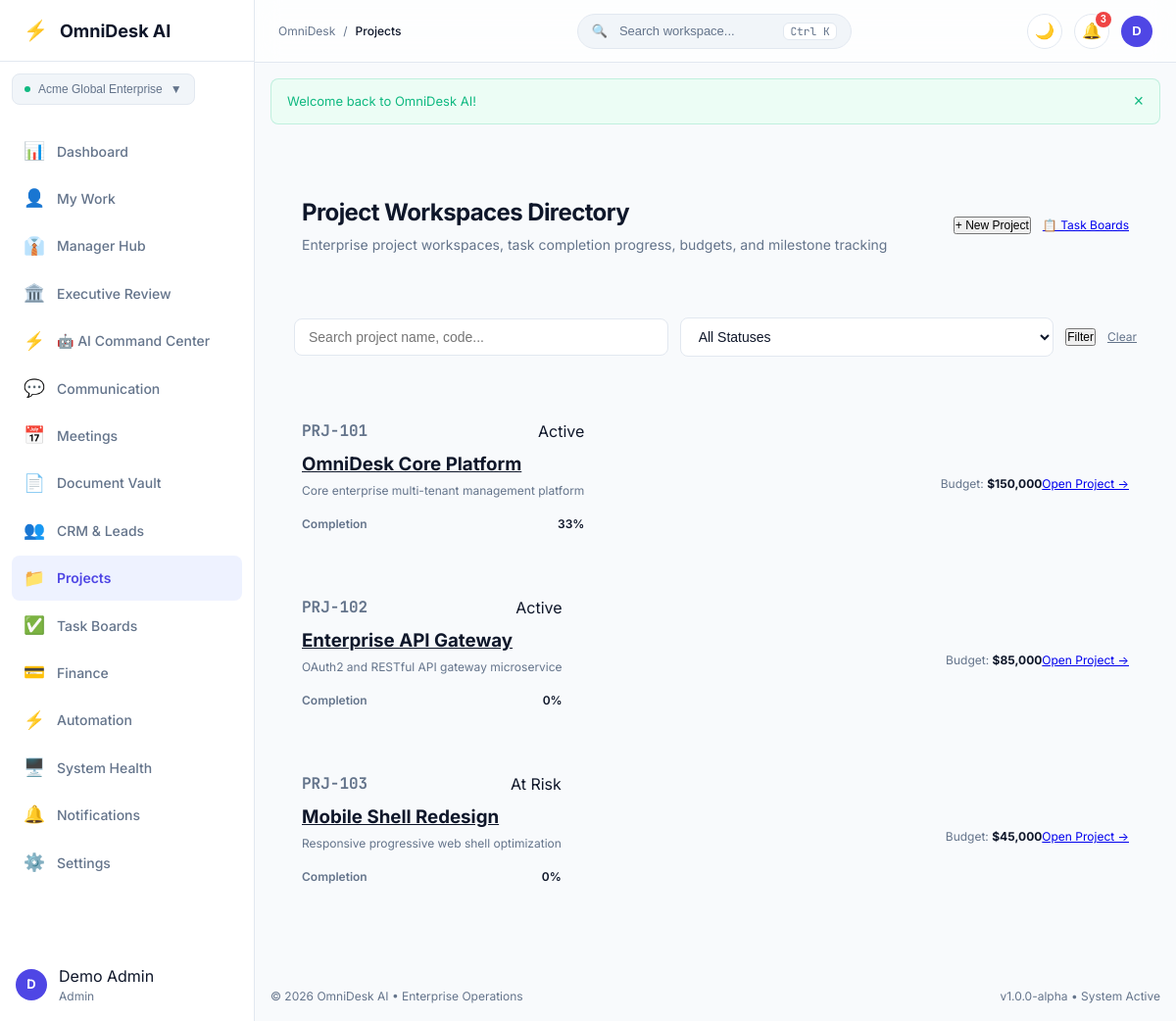
Screenshot of /projects (signed in) with the database file from the repository.
### tables this page shows
CREATE TABLE IF NOT EXISTS `workspaces` (
    `id`          INT UNSIGNED NOT NULL AUTO_INCREMENT,
    `name`        VARCHAR(100) NOT NULL,
    `slug`        VARCHAR(100) NOT NULL,
    `type`        VARCHAR(30)  NOT NULL DEFAULT 'company' COMMENT 'company | team | department | personal',
    `owner_id`    INT UNSIGNED NOT NULL,
    `created_at`  DATETIME     NOT NULL DEFAULT CURRENT_TIMESTAMP,
    `updated_at`  DATETIME     NOT NULL DEFAULT CURRENT_TIMESTAMP ON UPDATE CURRENT_TIMESTAMP,

    PRIMARY KEY (`id`),
    UNIQUE KEY `uq_workspaces_slug` (`slug`),
    KEY `idx_workspaces_owner` (`owner_id`),
    CONSTRAINT `fk_ws_owner` FOREIGN KEY (`owner_id`)
        REFERENCES `users` (`id`) ON DELETE CASCADE ON UPDATE CASCADE

);

CREATE TABLE IF NOT EXISTS `projects` (
    `id`              INT UNSIGNED   NOT NULL AUTO_INCREMENT,
    `workspace_id`    INT UNSIGNED   NOT NULL,
    `code`            VARCHAR(30)    NOT NULL,
    `name`            VARCHAR(150)   NOT NULL,
    `slug`            VARCHAR(150)   NOT NULL,
    `description`     TEXT           DEFAULT NULL,
    `customer_id`     INT UNSIGNED   DEFAULT NULL,
    `manager_id`      INT UNSIGNED   DEFAULT NULL,
    `status`          VARCHAR(30)    NOT NULL DEFAULT 'active' COMMENT 'planning | active | on_hold | at_risk | completed | cancelled | archived',
    `priority`        VARCHAR(30)    NOT NULL DEFAULT 'medium' COMMENT 'low | medium | high | urgent',
    `start_date`      DATE           DEFAULT NULL,
    `due_date`        DATE           DEFAULT NULL,
    `completion_date` DATE           DEFAULT NULL,
    `budget`          DECIMAL(12,2)  NOT NULL DEFAULT 0.00,
    `progress`        INT UNSIGNED   NOT NULL DEFAULT 0 COMMENT '0..100 percentage',
    `created_by`      INT UNSIGNED   DEFAULT NULL,
    `created_at`      DATETIME       NOT NULL DEFAULT CURRENT_TIMESTAMP,
    `updated_at`      DATETIME       NOT NULL DEFAULT CURRENT_TIMESTAMP ON UPDATE CURRENT_TIMESTAMP,
    `archived_at`     DATETIME       DEFAULT NULL,

    PRIMARY KEY (`id`),
    UNIQUE KEY `uq_proj_ws_code` (`workspace_id`, `code`),
    KEY `idx_proj_ws`       (`workspace_id`),
    KEY `idx_proj_status`   (`status`),
    KEY `idx_proj_manager`  (`manager_id`),
    CONSTRAINT `fk_proj_ws` FOREIGN KEY (`workspace_id`)
        REFERENCES `workspaces` (`id`) ON DELETE CASCADE ON UPDATE CASCADE,
    CONSTRAINT `fk_proj_cust` FOREIGN KEY (`customer_id`)
        REFERENCES `customers` (`id`) ON DELETE SET NULL ON UPDATE CASCADE,
    CONSTRAINT `fk_proj_mgr` FOREIGN KEY (`manager_id`)
        REFERENCES `users` (`id`) ON DELETE SET NULL ON UPDATE CASCADE

);

### modules/Projects/views/index.php (the view, shortened to what the rows shown need)
<?php
$projects = $result['data'] ?? [];
?>
<?php require_once MODULES_PATH . '/Shared/views/app_shell_start.php'; ?>
<div class="card card-glass p-6 mb-6">
    <div class="flex items-center justify-between flex-wrap gap-4">
        <div>
            <h1 class="text-2xl font-bold tracking-tight mb-1">Project Workspaces Directory</h1>
            <p class="text-muted text-sm mb-0">Enterprise project workspaces, task completion progress, budgets, and milestone tracking</p>
        </div>
        <div class="flex items-center gap-3">
            <button type="button" class="btn btn-primary text-xs py-1.5 px-3" onclick="document.getElementById('newProjectModal').classList.add('active')">+ New Project</button>
            <a href="<?= url('/tasks/kanban') ?>" class="btn btn-secondary text-xs py-1.5 px-3">📋 Task Boards</a>
        </div>
    </div>
</div>
<div class="card p-4 mb-6">
    <form action="<?= url('/projects') ?>" method="GET" class="flex items-center gap-3 flex-wrap m-0 text-xs">
        <input type="text" name="search" class="form-input text-xs py-1.5 px-3 w-64" placeholder="Search project name, code..." value="<?= e($_GET['search'] ?? '') ?>">
        <select name="status" class="form-input text-xs py-1.5 px-3 w-auto">
            <option value="">All Statuses</option>
        </select>
        <button type="submit" class="btn btn-secondary text-xs py-1.5 px-3">Filter</button>
        <a href="<?= url('/projects') ?>" class="text-xs text-muted">Clear</a>
    </form>
</div>
<div class="grid grid-cols-3 gap-6 mb-6">
    <?php if (!empty($projects)): ?>
        <?php foreach ($projects as $p): ?>
            <div class="card p-6 flex flex-col justify-between hover:shadow border">
                <div>
                    <div class="flex items-center justify-between gap-2 mb-2">
                        <span class="font-mono text-2xs text-muted font-bold uppercase"><?= e($p['code']) ?></span>
                        <span class="badge <?= $p['status'] === 'completed' ? 'badge-success' : ($p['status'] === 'at_risk' ? 'badge-danger' : 'badge-brand') ?> capitalize">
                            <?= e(str_replace('_', ' ', $p['status'])) ?>
                        </span>
                    </div>
                    <h3 class="font-bold text-base text-main mb-1">
                        <a href="<?= url('/projects/show?id=' . $p['id']) ?>" class="hover:underline text-main">
                            <?= e($p['name']) ?>
                        </a>
                    </h3>
                    <p class="text-xs text-muted mb-4 line-clamp-2"><?= e($p['description'] ?: 'No description provided.') ?></p>
                    <div class="mb-4">
                        <div class="flex justify-between text-xs font-semibold mb-1">
                            <span class="text-muted">Completion</span>
                            <span class="text-main"><?= e($p['progress']) ?>%</span>
                        </div>
                    </div>
                </div>
                <div class="pt-3 border-t flex justify-between items-center text-xs">
                    <span class="text-muted">Budget: <strong class="text-main">$<?= number_format($p['budget'], 0) ?></strong></span>
                    <a href="<?= url('/projects/show?id=' . $p['id']) ?>" class="btn btn-secondary text-2xs py-1 px-3">Open Project &rarr;</a>
                </div>
            </div>
        <?php endforeach; ?>
    <?php else: ?>
        <div class="col-span-3 card p-8 text-center text-muted">
            No projects found matching criteria.
        </div>
    <?php endif; ?>
</div>
<?php require_once MODULES_PATH . '/Shared/views/app_shell_end.php'; ?>

### core/Router.php (shortened to what the rows shown need)
<?php
class Router
{
    private array $routes = [
        'GET'  => [],
        'POST' => [],
    ];
    public function dispatch(): void
    {
        $method = strtoupper($_SERVER['REQUEST_METHOD'] ?? 'GET');
        $uri    = $this->normalizeUri($_SERVER['REQUEST_URI'] ?? '/');
        foreach ($this->routes[$method] as $pattern => $routeInfo) {
            $params = $this->matchRoute($pattern, $uri);
            if ($params !== null) {
                $this->callHandler($routeInfo['handler'], $params);
                return;
            }
        }
    }
    private function addRoute(string $method, string $path, callable|array $handler, array $middleware = []): void
    {
        $pattern = $this->pathToPattern($path);
        $this->routes[$method][$pattern] = [
            'handler'    => $handler,
            'middleware' => $middleware,
        ];
    }
    private function pathToPattern(string $path): string
    {
        $pattern = preg_replace_callback(
            '/\{([a-zA-Z_][a-zA-Z0-9_]*)\}/',
            fn($m) => '(?P<' . $m[1] . '>[^/]+)',
            $path
        );
        return '#^' . $pattern . '$#';
    }
    private function matchRoute(string $pattern, string $uri): ?array
    {
        if (!preg_match($pattern, $uri, $matches)) {
            return null;
        }
        return array_filter(
            $matches,
            fn($k) => is_string($k),
            ARRAY_FILTER_USE_KEY
        );
    }
    private function callHandler(callable|array $handler, array $params): void
    {
        if (is_array($handler)) {
            [$class, $method] = $handler;
            $instance = new $class();
            $instance->$method($params);
            return;
        }
    }
    private function normalizeUri(string $uri): string
    {
        $path = parse_url($uri, PHP_URL_PATH) ?? '/';
        $path = '/' . trim($path, '/');
        $path = preg_replace('#/+#', '/', $path);
        return $path === '' ? '/' : $path;
    }
}

### modules/Shared/views/app_shell_start.php (shortened to what the rows shown need)
<?php
$currentUser = \Core\Auth::user();
$currentRoute = parse_url($_SERVER['REQUEST_URI'] ?? '/', PHP_URL_PATH);
$navItems = [
    ['key' => 'dashboard',     'label' => 'Dashboard',          'icon' => '📊', 'url' => '/dashboard',         'perm' => 'dashboard.view'],
    ['key' => 'my-work',       'label' => 'My Work',            'icon' => '👤', 'url' => '/my-work',           'perm' => 'dashboard.view'],
    ['key' => 'manager',       'label' => 'Manager Hub',        'icon' => '👔', 'url' => '/manager',           'perm' => 'dashboard.view'],
    ['key' => 'executive',     'label' => 'Executive Review',   'icon' => '🏛️', 'url' => '/executive',         'perm' => 'dashboard.view'],
    ['key' => 'ai',            'label' => '🤖 AI Command Center','icon' => '⚡', 'url' => '/ai/command-center', 'perm' => 'dashboard.view'],
    ['key' => 'communication', 'label' => 'Communication',      'icon' => '💬', 'url' => '/communication',     'perm' => 'dashboard.view'],
    ['key' => 'meetings',      'label' => 'Meetings',           'icon' => '📅', 'url' => '/meetings',          'perm' => 'dashboard.view'],
    ['key' => 'documents',     'label' => 'Document Vault',     'icon' => '📄', 'url' => '/documents',         'perm' => 'documents.view'],
    ['key' => 'crm',           'label' => 'CRM & Leads',        'icon' => '👥', 'url' => '/crm',               'perm' => 'crm.view'],
    ['key' => 'projects',      'label' => 'Projects',           'icon' => '📁', 'url' => '/projects',          'perm' => 'projects.view'],
    ['key' => 'tasks',         'label' => 'Task Boards',        'icon' => '✅', 'url' => '/tasks',             'perm' => 'tasks.view'],
    ['key' => 'finance',       'label' => 'Finance',            'icon' => '💳', 'url' => '/finance',           'perm' => 'finance.view'],
    ['key' => 'automation',    'label' => 'Automation',         'icon' => '⚡', 'url' => '/automation',        'perm' => 'settings.view'],
    ['key' => 'operations',    'label' => 'System Health',      'icon' => '🖥️', 'url' => '/operations/health', 'perm' => 'settings.view'],
    ['key' => 'notifications', 'label' => 'Notifications',      'icon' => '🔔', 'url' => '/notifications',     'perm' => 'notifications.view'],
    ['key' => 'settings',      'label' => 'Settings',           'icon' => '⚙️', 'url' => '/settings',          'perm' => 'settings.view'],
];
?>
<?php require_once __DIR__ . '/header.php'; ?>
<body class="bg-app text-main antialiased app-body">
    <div class="app-layout">
        <aside class="app-sidebar" id="appSidebar">
            <div class="sidebar-header">
                <a href="<?= url('/dashboard') ?>" class="brand-link">
                    <span class="brand-icon">⚡</span>
                    <span class="brand-title"><?= e(APP_NAME) ?></span>
                </a>
            </div>
            <div class="sidebar-workspace p-3">
                <?php
                $currActiveWs = \Core\DashboardService::getActiveWorkspace($currentUser['id'] ?? 0);
                ?>
                <div class="dropdown-wrapper w-full">
                    <button type="button" class="workspace-badge w-full justify-between cursor-pointer" id="wsDropdownBtn">
                        <div class="flex items-center gap-2 truncate">
                            <span class="ws-dot"></span>
                            <span class="ws-name truncate font-medium"><?= e($currActiveWs['name']) ?></span>
                        </div>
                        <span class="text-xs text-muted">▼</span>
                    </button>
                </div>
            </div>
            <nav class="sidebar-nav">
                <ul class="nav-list">
                    <?php foreach ($navItems as $item): ?>
                        <?php if (\Core\Auth::hasPermission($item['perm'])): ?>
                            <?php $isActive = str_starts_with($currentRoute, $item['url']); ?>
                            <li class="nav-item">
                                <a href="<?= url($item['url']) ?>" class="nav-link <?= $isActive ? 'active' : '' ?>">
                                    <span class="nav-icon"><?= $item['icon'] ?></span>
                                    <span class="nav-label"><?= e($item['label']) ?></span>
                                </a>
                            </li>
                        <?php endif; ?>
                    <?php endforeach; ?>
                </ul>
            </nav>
            <div class="sidebar-footer p-4">
                <div class="user-pill flex items-center gap-3">
                    <div class="avatar-circle">
                        <?= e(strtoupper(substr($currentUser['first_name'] ?? 'U', 0, 1))) ?>
                    </div>
                    <div class="user-info flex-1 min-w-0">
                        <div class="user-name truncate"><?= e($currentUser['full_name'] ?? 'User') ?></div>
                        <div class="user-role text-xs text-muted capitalize"><?= e($currentUser['role'] ?? 'member') ?></div>
                    </div>
                </div>
            </div>
        </aside>
        <div class="app-main">
            <header class="app-topbar">
                <div class="topbar-left flex items-center gap-3">
                    <div class="breadcrumbs flex items-center gap-2 text-xs text-muted">
                        <span>OmniDesk</span>
                        <span>/</span>
                        <span class="text-main font-medium capitalize"><?= e(ltrim($currentRoute, '/') ?: 'Dashboard') ?></span>
                    </div>
                </div>
                <div class="topbar-center">
                    <button type="button" class="search-trigger" id="globalSearchBtn">
                        <span class="search-icon">🔍</span>
                        <span class="search-text">Search workspace...</span>
                        <kbd class="search-kbd">Ctrl K</kbd>
                    </button>
                </div>
                <div class="topbar-right flex items-center gap-3">
                    <button type="button" class="btn-icon" id="themeToggleBtn" title="Toggle Light/Dark Theme">
                        🌙
                    </button>
                    <div class="dropdown-wrapper">
                        <button type="button" class="btn-icon relative" id="notifBellBtn" title="Notifications">
                            🔔
                            <span class="notif-badge">3</span>
                        </button>
                    </div>
                    <div class="dropdown-wrapper">
                        <button type="button" class="user-avatar-btn" id="userMenuBtn">
                            <div class="avatar-sm">
                                <?= e(strtoupper(substr($currentUser['first_name'] ?? 'U', 0, 1))) ?>
                            </div>
                        </button>
                    </div>
                </div>
            </header>
            <?php $flashes = get_flash(); ?>
            <?php if (!empty($flashes)): ?>
                <div class="flash-container p-4">
                    <?php foreach ($flashes as $f): ?>
                        <div class="alert alert-<?= e($f['type']) ?> flex items-center justify-between mb-2">
                            <span><?= e($f['message']) ?></span>
                            <button type="button" onclick="this.parentElement.remove()" class="alert-close">&times;</button>
                        </div>
                    <?php endforeach; ?>
                </div>
            <?php endif; ?>
            <main class="app-content p-6">

### rows the page displays
workspaces: name "Acme Global Enterprise"
projects: code "PRJ-101", status "Active", name "OmniDesk Core Platform", description "Core enterprise multi-tenant management platform", progress "33", budget "150,000"
projects: code "PRJ-102", status "Active", name "Enterprise API Gateway", description "OAuth2 and RESTful API gateway microservice", progress "0", budget "85,000"
projects: code "PRJ-103", status "At Risk", name "Mobile Shell Redesign", description "Responsive progressive web shell optimization", progress "0", budget "45,000"

### other values shown
$item['icon'] "📊"
$item['label'] "Dashboard"
$item['icon'] "👤"
$item['label'] "My Work"
$item['icon'] "👔"
$item['label'] "Manager Hub"
$item['icon'] "🏛️"
$item['label'] "Executive Review"
$item['icon'] "⚡"
$item['label'] "🤖 AI Command Center"
$item['icon'] "💬"
$item['label'] "Communication"
$item['icon'] "📅"
$item['label'] "Meetings"
$item['icon'] "📄"
